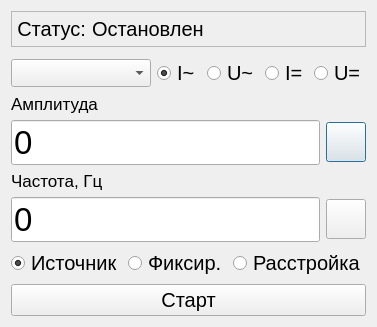
<?xml version="1.0" encoding="UTF-8"?>
<ui version="4.0">
 <class>Dialog</class>
 <widget class="QDialog" name="Dialog">
  <property name="geometry">
   <rect>
    <x>0</x>
    <y>0</y>
    <width>451</width>
    <height>398</height>
   </rect>
  </property>
  <property name="windowTitle">
   <string>Dialog</string>
  </property>
  <layout class="QVBoxLayout" name="verticalLayout">
   <property name="sizeConstraint">
    <enum>QLayout::SetFixedSize</enum>
   </property>
   <item>
    <widget class="QFrame" name="frame">
     <property name="frameShape">
      <enum>QFrame::StyledPanel</enum>
     </property>
     <property name="frameShadow">
      <enum>QFrame::Plain</enum>
     </property>
     <layout class="QHBoxLayout" name="horizontalLayout_4">
      <property name="leftMargin">
       <number>5</number>
      </property>
      <property name="topMargin">
       <number>5</number>
      </property>
      <property name="rightMargin">
       <number>5</number>
      </property>
      <property name="bottomMargin">
       <number>5</number>
      </property>
      <item>
       <widget class="QLabel" name="label_4">
        <property name="font">
         <font>
          <pointsize>15</pointsize>
         </font>
        </property>
        <property name="text">
         <string>Статус:</string>
        </property>
        <property name="alignment">
         <set>Qt::AlignRight|Qt::AlignTrailing|Qt::AlignVCenter</set>
        </property>
       </widget>
      </item>
      <item>
       <widget class="QLabel" name="clb_state_label">
        <property name="sizePolicy">
         <sizepolicy hsizetype="Expanding" vsizetype="Preferred">
          <horstretch>0</horstretch>
          <verstretch>0</verstretch>
         </sizepolicy>
        </property>
        <property name="font">
         <font>
          <pointsize>15</pointsize>
         </font>
        </property>
        <property name="text">
         <string>Остановлен</string>
        </property>
        <property name="scaledContents">
         <bool>false</bool>
        </property>
       </widget>
      </item>
     </layout>
    </widget>
   </item>
   <item>
    <layout class="QHBoxLayout" name="horizontalLayout_2">
     <property name="topMargin">
      <number>5</number>
     </property>
     <item>
      <widget class="QComboBox" name="clb_list_combobox">
       <property name="sizePolicy">
        <sizepolicy hsizetype="Fixed" vsizetype="Fixed">
         <horstretch>0</horstretch>
         <verstretch>0</verstretch>
        </sizepolicy>
       </property>
       <property name="minimumSize">
        <size>
         <width>140</width>
         <height>0</height>
        </size>
       </property>
       <property name="font">
        <font>
         <pointsize>13</pointsize>
        </font>
       </property>
      </widget>
     </item>
     <item>
      <widget class="QRadioButton" name="aci_radio">
       <property name="font">
        <font>
         <pointsize>15</pointsize>
        </font>
       </property>
       <property name="text">
        <string>I~</string>
       </property>
       <property name="checked">
        <bool>true</bool>
       </property>
       <attribute name="buttonGroup">
        <string notr="true">buttonGroup</string>
       </attribute>
      </widget>
     </item>
     <item>
      <widget class="QRadioButton" name="acv_radio">
       <property name="font">
        <font>
         <pointsize>15</pointsize>
        </font>
       </property>
       <property name="text">
        <string>U~</string>
       </property>
       <property name="checked">
        <bool>false</bool>
       </property>
       <attribute name="buttonGroup">
        <string notr="true">buttonGroup</string>
       </attribute>
      </widget>
     </item>
     <item>
      <widget class="QRadioButton" name="dci_radio">
       <property name="font">
        <font>
         <pointsize>15</pointsize>
        </font>
       </property>
       <property name="text">
        <string>I=</string>
       </property>
       <attribute name="buttonGroup">
        <string notr="true">buttonGroup</string>
       </attribute>
      </widget>
     </item>
     <item>
      <widget class="QRadioButton" name="dcv_radio">
       <property name="font">
        <font>
         <pointsize>15</pointsize>
        </font>
       </property>
       <property name="text">
        <string>U=</string>
       </property>
       <attribute name="buttonGroup">
        <string notr="true">buttonGroup</string>
       </attribute>
      </widget>
     </item>
    </layout>
   </item>
   <item>
    <layout class="QGridLayout" name="gridLayout">
     <item row="3" column="1">
      <widget class="QPushButton" name="apply_amplitude_button">
       <property name="maximumSize">
        <size>
         <width>40</width>
         <height>40</height>
        </size>
       </property>
       <property name="font">
        <font>
         <pointsize>20</pointsize>
        </font>
       </property>
       <property name="text">
        <string/>
       </property>
       <property name="icon">
        <iconset resource="../resources/icons.qrc">
         <normaloff>:/icons/icons/ok.png</normaloff>
         <normalon>:/icons/icons/ok.png</normalon>
         <activeon>:/icons/icons/ok.png</activeon>
         <selectedoff>:/icons/icons/ok.png</selectedoff>
         <selectedon>:/icons/icons/ok.png</selectedon>:/icons/icons/ok.png</iconset>
       </property>
       <property name="iconSize">
        <size>
         <width>35</width>
         <height>35</height>
        </size>
       </property>
       <property name="flat">
        <bool>false</bool>
       </property>
      </widget>
     </item>
     <item row="5" column="0">
      <widget class="QEditCopyButton" name="frequency_edit">
       <property name="sizePolicy">
        <sizepolicy hsizetype="Expanding" vsizetype="Fixed">
         <horstretch>1</horstretch>
         <verstretch>0</verstretch>
        </sizepolicy>
       </property>
       <property name="font">
        <font>
         <pointsize>25</pointsize>
        </font>
       </property>
       <property name="text">
        <string>0</string>
       </property>
      </widget>
     </item>
     <item row="3" column="0">
      <widget class="QEditCopyButton" name="amplitude_edit">
       <property name="sizePolicy">
        <sizepolicy hsizetype="Expanding" vsizetype="Fixed">
         <horstretch>1</horstretch>
         <verstretch>0</verstretch>
        </sizepolicy>
       </property>
       <property name="font">
        <font>
         <pointsize>25</pointsize>
        </font>
       </property>
       <property name="styleSheet">
        <string notr="true"/>
       </property>
       <property name="text">
        <string>0</string>
       </property>
      </widget>
     </item>
     <item row="5" column="1">
      <widget class="QPushButton" name="apply_frequency_button">
       <property name="sizePolicy">
        <sizepolicy hsizetype="Minimum" vsizetype="Fixed">
         <horstretch>0</horstretch>
         <verstretch>0</verstretch>
        </sizepolicy>
       </property>
       <property name="maximumSize">
        <size>
         <width>40</width>
         <height>40</height>
        </size>
       </property>
       <property name="font">
        <font>
         <pointsize>20</pointsize>
        </font>
       </property>
       <property name="text">
        <string/>
       </property>
       <property name="icon">
        <iconset resource="../resources/icons.qrc">
         <normaloff>:/icons/icons/ok.png</normaloff>:/icons/icons/ok.png</iconset>
       </property>
       <property name="iconSize">
        <size>
         <width>35</width>
         <height>35</height>
        </size>
       </property>
      </widget>
     </item>
     <item row="4" column="0">
      <widget class="QLabel" name="label_6">
       <property name="font">
        <font>
         <pointsize>13</pointsize>
        </font>
       </property>
       <property name="text">
        <string>Частота, Гц</string>
       </property>
       <property name="alignment">
        <set>Qt::AlignBottom|Qt::AlignLeading|Qt::AlignLeft</set>
       </property>
      </widget>
     </item>
     <item row="2" column="0">
      <widget class="QLabel" name="label_5">
       <property name="sizePolicy">
        <sizepolicy hsizetype="Fixed" vsizetype="Preferred">
         <horstretch>0</horstretch>
         <verstretch>0</verstretch>
        </sizepolicy>
       </property>
       <property name="font">
        <font>
         <pointsize>13</pointsize>
        </font>
       </property>
       <property name="text">
        <string>Амплитуда</string>
       </property>
       <property name="alignment">
        <set>Qt::AlignBottom|Qt::AlignLeading|Qt::AlignLeft</set>
       </property>
      </widget>
     </item>
    </layout>
   </item>
   <item>
    <layout class="QHBoxLayout" name="horizontalLayout_5">
     <item>
      <widget class="QRadioButton" name="source_mode_radio">
       <property name="font">
        <font>
         <pointsize>15</pointsize>
        </font>
       </property>
       <property name="text">
        <string>Источник</string>
       </property>
       <property name="checked">
        <bool>true</bool>
       </property>
       <attribute name="buttonGroup">
        <string notr="true">buttonGroup_2</string>
       </attribute>
      </widget>
     </item>
     <item>
      <widget class="QRadioButton" name="fixed_mode_radio">
       <property name="font">
        <font>
         <pointsize>15</pointsize>
        </font>
       </property>
       <property name="text">
        <string>Фиксир.</string>
       </property>
       <attribute name="buttonGroup">
        <string notr="true">buttonGroup_2</string>
       </attribute>
      </widget>
     </item>
     <item>
      <widget class="QRadioButton" name="detuning_radio">
       <property name="font">
        <font>
         <pointsize>15</pointsize>
        </font>
       </property>
       <property name="text">
        <string>Расстройка</string>
       </property>
       <attribute name="buttonGroup">
        <string notr="true">buttonGroup_2</string>
       </attribute>
      </widget>
     </item>
    </layout>
   </item>
   <item>
    <widget class="QPushButton" name="enable_button">
     <property name="font">
      <font>
       <pointsize>15</pointsize>
      </font>
     </property>
     <property name="text">
      <string>Старт</string>
     </property>
     <property name="iconSize">
      <size>
       <width>25</width>
       <height>25</height>
      </size>
     </property>
     <property name="checkable">
      <bool>true</bool>
     </property>
    </widget>
   </item>
  </layout>
 </widget>
 <customwidgets>
  <customwidget>
   <class>QEditCopyButton</class>
   <extends>QLineEdit</extends>
   <header>custom_widgets.CustomLineEdit</header>
  </customwidget>
 </customwidgets>
 <resources>
  <include location="../resources/icons.qrc"/>
 </resources>
 <connections/>
 <buttongroups>
  <buttongroup name="buttonGroup"/>
  <buttongroup name="buttonGroup_2"/>
 </buttongroups>
</ui>
